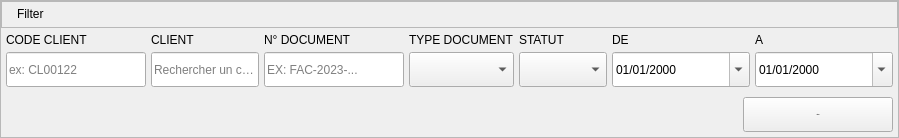
    <widget class="QFrame" name="frame">
     <property name="sizePolicy">
      <sizepolicy hsizetype="Preferred" vsizetype="Fixed">
       <horstretch>0</horstretch>
       <verstretch>0</verstretch>
      </sizepolicy>
     </property>
     <property name="minimumSize">
      <size>
       <width>0</width>
       <height>0</height>
      </size>
     </property>
     <property name="maximumSize">
      <size>
       <width>16777215</width>
       <height>16777215</height>
      </size>
     </property>
     <property name="frameShape">
      <enum>QFrame::StyledPanel</enum>
     </property>
     <property name="frameShadow">
      <enum>QFrame::Raised</enum>
     </property>
     <property name="class" stdset="0">
      <string>card</string>
     </property>
     <layout class="QVBoxLayout" name="verticalLayout_2">
      <property name="spacing">
       <number>0</number>
      </property>
      <property name="leftMargin">
       <number>0</number>
      </property>
      <property name="topMargin">
       <number>0</number>
      </property>
      <property name="rightMargin">
       <number>0</number>
      </property>
      <property name="bottomMargin">
       <number>0</number>
      </property>
      <item>
       <widget class="QFrame" name="frame_3">
        <property name="sizePolicy">
         <sizepolicy hsizetype="Expanding" vsizetype="Fixed">
          <horstretch>0</horstretch>
          <verstretch>0</verstretch>
         </sizepolicy>
        </property>
        <property name="maximumSize">
         <size>
          <width>16777215</width>
          <height>16777215</height>
         </size>
        </property>
        <property name="frameShape">
         <enum>QFrame::StyledPanel</enum>
        </property>
        <property name="frameShadow">
         <enum>QFrame::Raised</enum>
        </property>
        <property name="class" stdset="0">
         <string>header</string>
        </property>
        <layout class="QHBoxLayout" name="horizontalLayout_6">
         <property name="spacing">
          <number>0</number>
         </property>
         <property name="leftMargin">
          <number>15</number>
         </property>
         <property name="topMargin">
          <number>5</number>
         </property>
         <property name="rightMargin">
          <number>15</number>
         </property>
         <property name="bottomMargin">
          <number>6</number>
         </property>
         <item>
          <widget class="QLabel" name="label_2">
           <property name="text">
            <string>Filter</string>
           </property>
           <property name="class" stdset="0">
            <string>label</string>
           </property>
          </widget>
         </item>
        </layout>
       </widget>
      </item>
      <item>
       <layout class="QGridLayout" name="gridLayout">
        <property name="leftMargin">
         <number>5</number>
        </property>
        <property name="topMargin">
         <number>5</number>
        </property>
        <property name="rightMargin">
         <number>5</number>
        </property>
        <property name="bottomMargin">
         <number>5</number>
        </property>
        <property name="spacing">
         <number>5</number>
        </property>
        <item row="0" column="3">
         <widget class="QLabel" name="label_6">
          <property name="sizePolicy">
           <sizepolicy hsizetype="Preferred" vsizetype="Preferred">
            <horstretch>0</horstretch>
            <verstretch>0</verstretch>
           </sizepolicy>
          </property>
          <property name="text">
           <string>TYPE DOCUMENT</string>
          </property>
          <property name="class" stdset="0">
           <string>field-label</string>
          </property>
         </widget>
        </item>
        <item row="2" column="2">
         <widget class="QLineEdit" name="N_DocEntry">
          <property name="minimumSize">
           <size>
            <width>140</width>
            <height>35</height>
           </size>
          </property>
          <property name="maximumSize">
           <size>
            <width>160</width>
            <height>35</height>
           </size>
          </property>
          <property name="placeholderText">
           <string>EX: FAC-2023-...</string>
          </property>
         </widget>
        </item>
        <item row="0" column="1">
         <widget class="QLabel" name="label_9">
          <property name="sizePolicy">
           <sizepolicy hsizetype="Preferred" vsizetype="Preferred">
            <horstretch>0</horstretch>
            <verstretch>0</verstretch>
           </sizepolicy>
          </property>
          <property name="text">
           <string>CLIENT</string>
          </property>
          <property name="class" stdset="0">
           <string>field-label</string>
          </property>
         </widget>
        </item>
        <item row="2" column="0">
         <widget class="QLineEdit" name="CodeClientEntry">
          <property name="minimumSize">
           <size>
            <width>140</width>
            <height>35</height>
           </size>
          </property>
          <property name="maximumSize">
           <size>
            <width>160</width>
            <height>35</height>
           </size>
          </property>
          <property name="placeholderText">
           <string>ex: CL00122</string>
          </property>
         </widget>
        </item>
        <item row="0" column="4">
         <widget class="QLabel" name="label_5">
          <property name="sizePolicy">
           <sizepolicy hsizetype="Preferred" vsizetype="Preferred">
            <horstretch>0</horstretch>
            <verstretch>0</verstretch>
           </sizepolicy>
          </property>
          <property name="text">
           <string>STATUT</string>
          </property>
          <property name="class" stdset="0">
           <string>field-label</string>
          </property>
         </widget>
        </item>
        <item row="2" column="5">
         <widget class="QDateEdit" name="dateEdit_2">
          <property name="sizePolicy">
           <sizepolicy hsizetype="Expanding" vsizetype="Fixed">
            <horstretch>0</horstretch>
            <verstretch>0</verstretch>
           </sizepolicy>
          </property>
          <property name="minimumSize">
           <size>
            <width>138</width>
            <height>35</height>
           </size>
          </property>
          <property name="maximumSize">
           <size>
            <width>140</width>
            <height>35</height>
           </size>
          </property>
          <property name="currentSection">
           <enum>QDateTimeEdit::MonthSection</enum>
          </property>
          <property name="displayFormat">
           <string>MM/dd/yyyy</string>
          </property>
          <property name="calendarPopup">
           <bool>true</bool>
          </property>
         </widget>
        </item>
        <item row="2" column="4">
         <widget class="QComboBox" name="StatutComboBox">
          <property name="sizePolicy">
           <sizepolicy hsizetype="Expanding" vsizetype="Fixed">
            <horstretch>0</horstretch>
            <verstretch>0</verstretch>
           </sizepolicy>
          </property>
          <property name="minimumSize">
           <size>
            <width>88</width>
            <height>35</height>
           </size>
          </property>
          <property name="maximumSize">
           <size>
            <width>160</width>
            <height>35</height>
           </size>
          </property>
         </widget>
        </item>
        <item row="2" column="3">
         <widget class="QComboBox" name="TypeDocComboBox">
          <property name="sizePolicy">
           <sizepolicy hsizetype="Expanding" vsizetype="Fixed">
            <horstretch>0</horstretch>
            <verstretch>0</verstretch>
           </sizepolicy>
          </property>
          <property name="minimumSize">
           <size>
            <width>88</width>
            <height>35</height>
           </size>
          </property>
          <property name="maximumSize">
           <size>
            <width>160</width>
            <height>35</height>
           </size>
          </property>
         </widget>
        </item>
        <item row="2" column="6">
         <widget class="QDateEdit" name="dateEdit">
          <property name="sizePolicy">
           <sizepolicy hsizetype="Expanding" vsizetype="Fixed">
            <horstretch>0</horstretch>
            <verstretch>0</verstretch>
           </sizepolicy>
          </property>
          <property name="minimumSize">
           <size>
            <width>138</width>
            <height>35</height>
           </size>
          </property>
          <property name="maximumSize">
           <size>
            <width>140</width>
            <height>35</height>
           </size>
          </property>
          <property name="displayFormat">
           <string>MM/dd/yyyy</string>
          </property>
          <property name="calendarPopup">
           <bool>true</bool>
          </property>
         </widget>
        </item>
        <item row="0" column="0">
         <widget class="QLabel" name="label_8">
          <property name="sizePolicy">
           <sizepolicy hsizetype="Preferred" vsizetype="Preferred">
            <horstretch>0</horstretch>
            <verstretch>0</verstretch>
           </sizepolicy>
          </property>
          <property name="text">
           <string>CODE CLIENT</string>
          </property>
          <property name="class" stdset="0">
           <string>field-label</string>
          </property>
         </widget>
        </item>
        <item row="2" column="1">
         <widget class="QLineEdit" name="ClientEntry">
          <property name="minimumSize">
           <size>
            <width>100</width>
            <height>35</height>
           </size>
          </property>
          <property name="maximumSize">
           <size>
            <width>16777215</width>
            <height>35</height>
           </size>
          </property>
          <property name="placeholderText">
           <string>Rechercher un client...</string>
          </property>
         </widget>
        </item>
        <item row="0" column="2">
         <widget class="QLabel" name="label_15">
          <property name="sizePolicy">
           <sizepolicy hsizetype="Preferred" vsizetype="Preferred">
            <horstretch>0</horstretch>
            <verstretch>0</verstretch>
           </sizepolicy>
          </property>
          <property name="text">
           <string>N° DOCUMENT</string>
          </property>
          <property name="class" stdset="0">
           <string>field-label</string>
          </property>
         </widget>
        </item>
        <item row="0" column="5">
         <widget class="QLabel" name="label_16">
          <property name="sizePolicy">
           <sizepolicy hsizetype="Preferred" vsizetype="Preferred">
            <horstretch>0</horstretch>
            <verstretch>0</verstretch>
           </sizepolicy>
          </property>
          <property name="maximumSize">
           <size>
            <width>16777215</width>
            <height>16777215</height>
           </size>
          </property>
          <property name="text">
           <string>DE</string>
          </property>
          <property name="class" stdset="0">
           <string>field-label</string>
          </property>
         </widget>
        </item>
        <item row="0" column="6">
         <widget class="QLabel" name="label_17">
          <property name="sizePolicy">
           <sizepolicy hsizetype="Preferred" vsizetype="Preferred">
            <horstretch>0</horstretch>
            <verstretch>0</verstretch>
           </sizepolicy>
          </property>
          <property name="maximumSize">
           <size>
            <width>16777215</width>
            <height>16777215</height>
           </size>
          </property>
          <property name="text">
           <string>A</string>
          </property>
          <property name="class" stdset="0">
           <string>field-label</string>
          </property>
         </widget>
        </item>
       </layout>
      </item>
      <item>
       <layout class="QHBoxLayout" name="horizontalLayout">
        <property name="spacing">
         <number>5</number>
        </property>
        <property name="leftMargin">
         <number>5</number>
        </property>
        <property name="topMargin">
         <number>5</number>
        </property>
        <property name="rightMargin">
         <number>5</number>
        </property>
        <property name="bottomMargin">
         <number>5</number>
        </property>
        <item>
         <spacer name="horizontalSpacer">
          <property name="orientation">
           <enum>Qt::Horizontal</enum>
          </property>
          <property name="sizeHint" stdset="0">
           <size>
            <width>40</width>
            <height>20</height>
           </size>
          </property>
         </spacer>
        </item>
        <item>
         <widget class="QToolButton" name="FiltrerButton">
          <property name="sizePolicy">
           <sizepolicy hsizetype="Expanding" vsizetype="Fixed">
            <horstretch>0</horstretch>
            <verstretch>0</verstretch>
           </sizepolicy>
          </property>
          <property name="minimumSize">
           <size>
            <width>100</width>
            <height>35</height>
           </size>
          </property>
          <property name="maximumSize">
           <size>
            <width>150</width>
            <height>35</height>
           </size>
          </property>
          <property name="font">
           <font>
            <pointsize>-1</pointsize>
            <weight>75</weight>
            <bold>true</bold>
           </font>
          </property>
          <property name="styleSheet">
           <string notr="true"/>
          </property>
          <property name="text">
           <string> Filtrer</string>
          </property>
          <property name="icon">
           <iconset resource="../../../resources/resources.qrc">
            <normaloff>:/icons/icons/Wfiltrer.svg</normaloff>:/icons/icons/Wfiltrer.svg</iconset>
          </property>
          <property name="toolButtonStyle">
           <enum>Qt::ToolButtonTextBesideIcon</enum>
          </property>
          <property name="class" stdset="0">
           <string>primary</string>
          </property>
         </widget>
        </item>
       </layout>
      </item>
     </layout>
    </widget>
